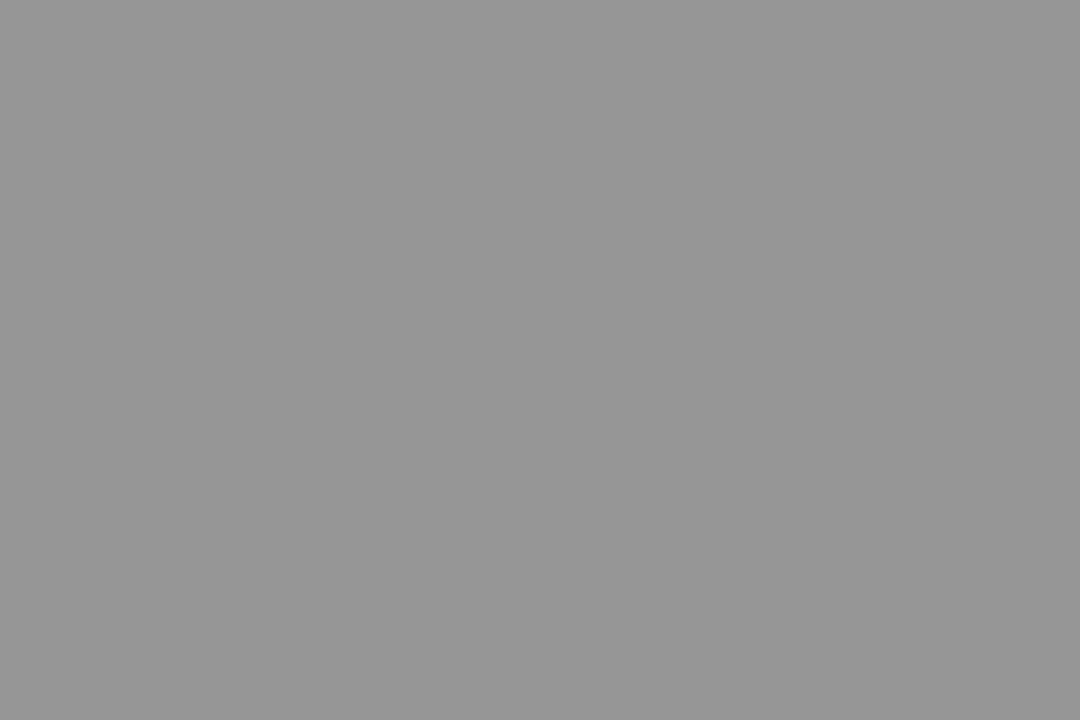
Frame 1 (no input)
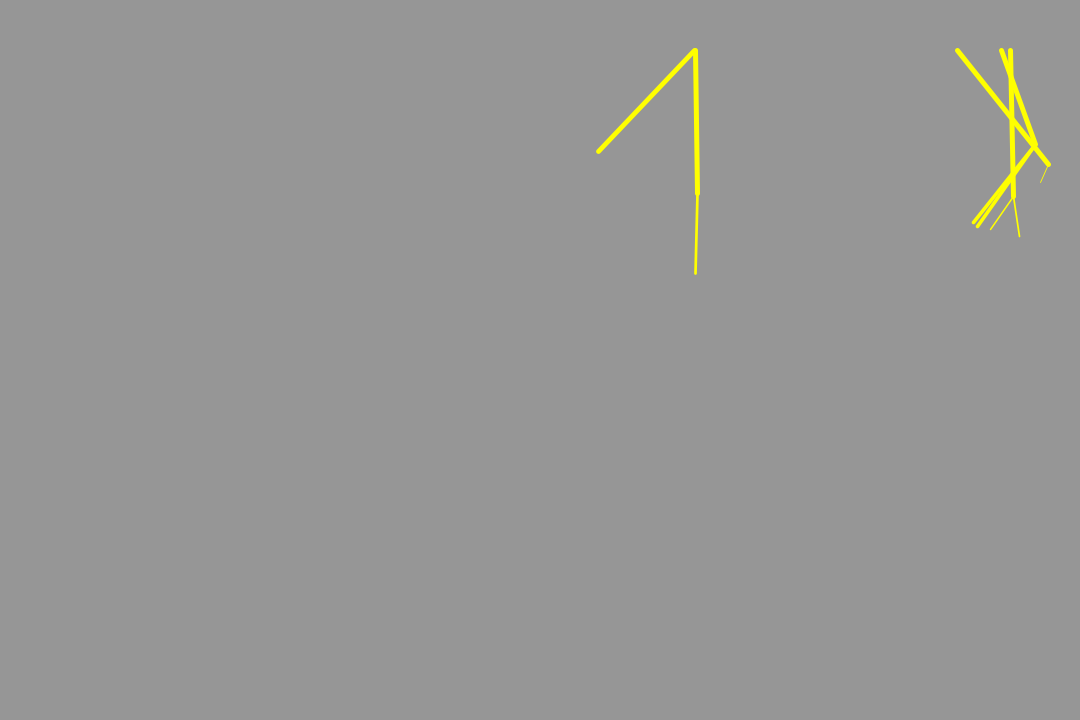
Frame 60 (the mouse pressed at the canvas centre just before this capture)
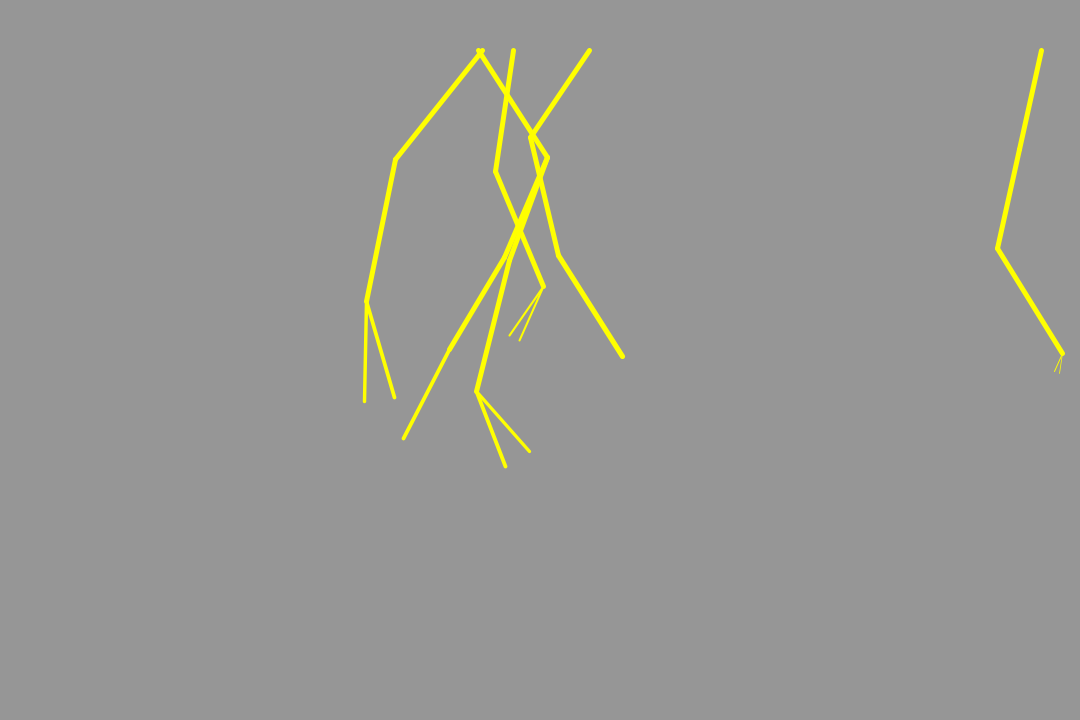
Frame 120 (the mouse held since frame 60 and released just before this capture)

The Processing sketch that drew these frames (run headless with seeded random() and noise(); from frame 60 on, the mouse is pressed at the canvas centre):

// Processing sketch: lightning
// ── lightning.pde

ArrayList<strike> s = new ArrayList<strike>();

void setup() {
  size(1080, 720);
}

void draw() {
  background(150);
  for(int i = s.size() - 1; i >= 0; i --) {
    s.get(i).update(20);
    s.get(i).show();
    if(s.get(i).dead) s.remove(i);
  }
  if(s.size() < 5) {
  s.add(new strike(new PVector(random(width), 50), 100, 0, 5));
  }
}

void mouseReleased() {
  s.add(new strike(new PVector(mouseX, mouseY), 100, 0, 5));
}

// ── strike.pde
class strike {
  
  PVector start, end;
  
  boolean split = false;
  boolean both = false;
  
  boolean dead = false;
  
  float a, r = 0;
  float h, d;
  
  strike s1, s2;
  
  int n, max;
  
  strike(PVector start, float h, int n, int max) {
    this.start = start;
    this.d = random(h/2) + h;
    this.h = h;
    this.n = n;
    this.max = max;
    
    a = random(PI/4, 3 * PI/4);
    end = new PVector(start.x + cos(a) * this.d, start.y + sin(a) * this.d);
  }
  
  void update(float spd) {
    
    if(r < d) {
      r += spd;
    } else {
      r = d;
      if(!split && n < max) {
        split = true;
        if(random(1) > 0.5) {
          both = true;
          s1 = new strike(end, h, n + 1, max);
          s2 = new strike(end, h, n + 1, max);
        }  else {
          both = false;
          s1 = new strike(end, h, n + 1, max);
        }
      } if(n >= max) {
          dead = true;
      } else {
        if(both) dead = s1.dead && s2.dead;
        else dead = s1.dead;
      }
    }
   if(split) {
      s1.update(spd);
      if(both) {
        s2.update(spd);
      }
    }
  }
  
  void show() {
    
    stroke(255, 255, 0);
    strokeWeight(r/d * 5);
    
    line(start.x, start.y, start.x + cos(a) * r, start.y + sin(a) * r);
    if(split) {
      s1.show();
      if(both) {
        s2.show();
      }
    }
  }
  
}
